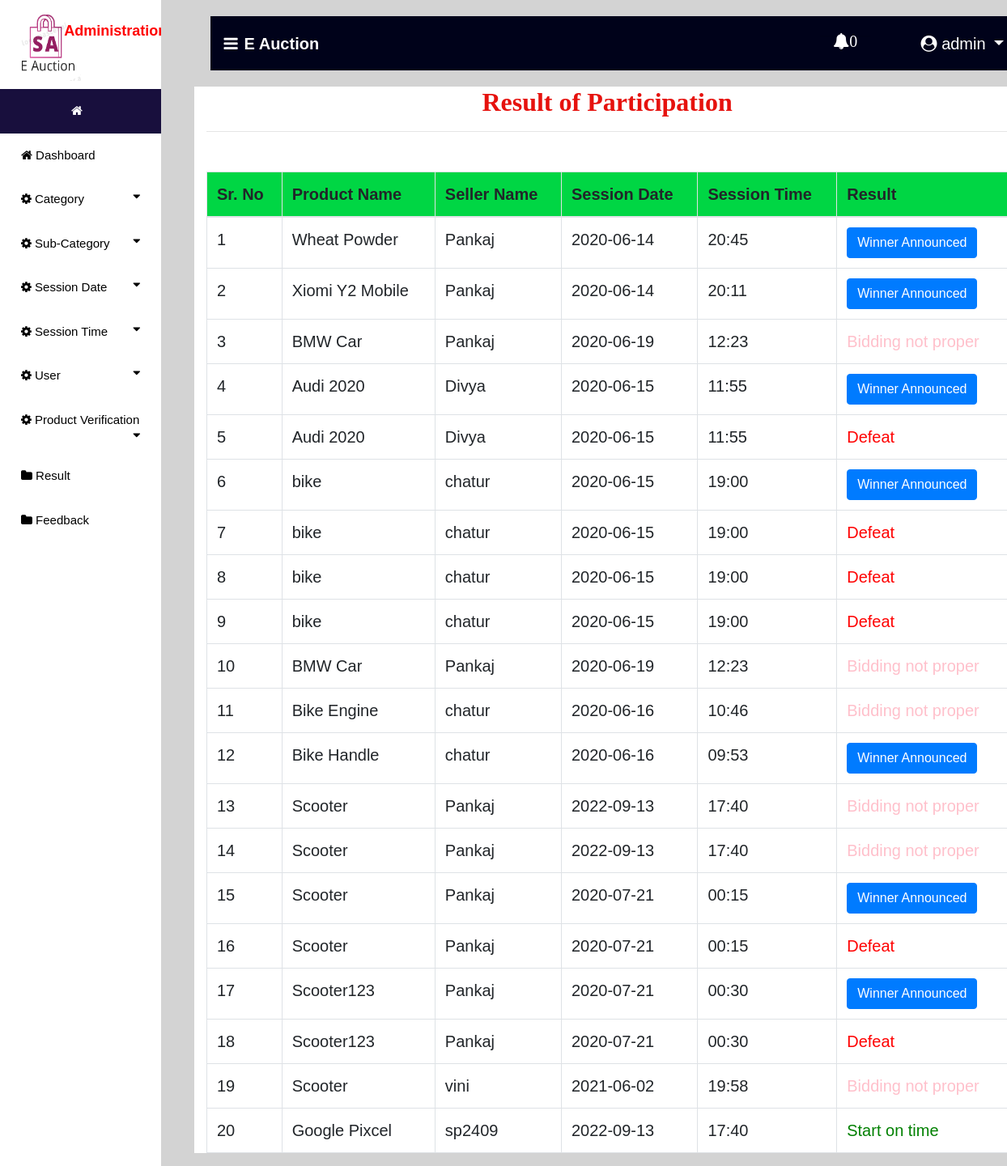
/result (signed in), run on an earlier commit of the app's database.
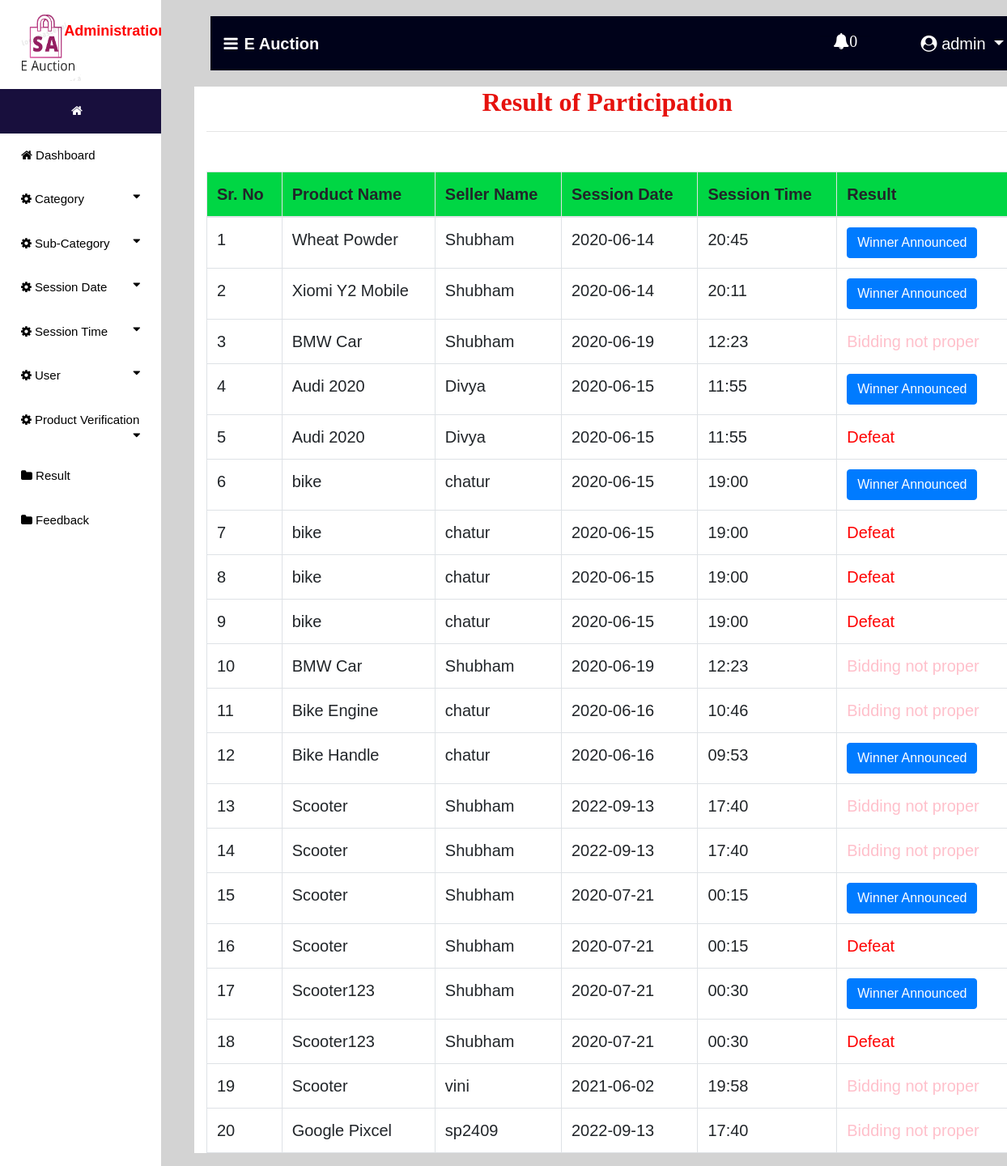
And on a later commit of the database.
### auction/models.py (models this page shows, shortened)
class Participant(models.Model):
    payment = models.ForeignKey(Payment,on_delete=models.CASCADE,null=True)
    new_price = models.IntegerField(null=True)
    result = models.ForeignKey(Result,on_delete=models.CASCADE,null=True)
    user = models.ForeignKey(Bidder,on_delete=models.CASCADE,null=True)
    aucted_product = models.ForeignKey(Aucted_Product,on_delete=models.CASCADE,null=True)
    product = models.ForeignKey(Product,on_delete=models.CASCADE,null=True)

class Aucted_Product(models.Model):
    winner = models.CharField(max_length=100,null=True)
    user = models.ForeignKey(Auction_User,on_delete=models.CASCADE,null=True)
    product = models.ForeignKey(Product,on_delete=models.CASCADE,null=True)

class Auction_User(models.Model):
    user = models.ForeignKey(User,on_delete=models.CASCADE,null=True)
    dob = models.DateField(null=True)
    address = models.CharField(max_length=100,null=True)
    contact = models.CharField(max_length=10,null=True)
    image = models.FileField(null=True)
    membership = models.ForeignKey(Member_fee,on_delete=models.CASCADE,null=True)

class Product(models.Model):
    temp = models.IntegerField(null=True)
    status  =models.ForeignKey(Status,on_delete=models.CASCADE,null=True)
    name = models.CharField(max_length=100,null=True)
    min_price = models.IntegerField(null=True)
    images = models.FileField(null=True)
    session = models.ForeignKey(Session_Time,on_delete=models.CASCADE,null=True)
    category = models.ForeignKey(Sub_Category,on_delete=models.CASCADE,null=True)

class Session_Time(models.Model):
    date = models.ForeignKey(Session_date,on_delete=models.CASCADE,null=True)
    time = models.CharField(max_length=30,null=True)

class Session_date(models.Model):
    date = models.CharField(max_length=30,null=True)

### auction/views.py (the view)
# urls.py: path('result', result, name='result'),
def result(request):
    if not request.user.is_staff:
        return redirect('login_user')
    new2 = new()
    count = 0
    if new2:
        count += 1
    user1 = User.objects.get(id=request.user.id)
    pro=""
    try:
        pro = Bidder.objects.get(user=user1)
        if pro:
            error="pat"
    except:
        pro = Auction_User.objects.get(user=user1)
    error = False
    pro1 = Participant.objects.all()
    d = {'error':error,'pro':pro1,'data':pro,'count':count,'new2':new2}
    return render(request, 'result.html',d)

### auction/views.py (called while the page is built)
def new():
    status = Status.objects.get(status="pending")
    new_pro = Product.objects.filter(status=status)
    return new_pro

### auction/templates/result.html (shortened to what this page needs)
{% extends 'navigation3.html' %}
{% block body1 %}
 <div class="container" style="background:white">
<center><h2 style = "font-family : 'Monotype Corsiva' ; color : #E6120E ; font-weight : bold;margin-top:2%">Result of Participation</h2></center><hr>
<table class="table table-bordered" id="myTable">
  <thead>
  <tr>
    <th>Sr. No</th>
    <th>Product Name</th>
    <th>Seller Name</th>
    <th>Session Date</th>
    <th>Session Time</th>
    <th>Result</th>
  </tr>
  </thead>
   <tbody>
{% for i in pro %}
  <tr>
    <td>{{forloop.counter}}</td>
    <td>{{i.aucted_product.product.name}}</td>
    <td>{{i.aucted_product.user.user.username}}</td>
    <td>{{i.aucted_product.product.session.date.date}}</td>
    <td>{{i.aucted_product.product.session.time}}</td>
      {% if i.result.result == "Winner" %}
      <td><a href="{% url 'winner' i.id %}"><button class="btn btn-primary">
      Winner Announced</button></a></td>
      {% else %}
      {% if i.result.result == "Defeat" %}
        <td style="color:red">Defeat</td>
      {% else %}
      {% if i.result.result == "notproper" %}
        <td style="color:pink">Bidding not proper</td>
      {% else %}
        <td style="color:green">Start on time</td>
      {% endif %}
      {% endif %}
      {% endif %}
  </tr>
   {% endfor %}
    </tbody>
</table>
 </div>
{% endblock %}

What changed in the data, as far as the page shows it:
changed through a linked row, Participant "Wheat Powder": aucted_product.user.user.username "Pankaj" → "Shubham"
changed through a linked row, Participant "Xiomi Y2 Mobile": aucted_product.user.user.username "Pankaj" → "Shubham"
changed through a linked row, Participant (number 3 of 20 on the later page): aucted_product.user.user.username "Pankaj" → "Shubham"
changed through a linked row, Participant (number 10 of 20 on the later page): aucted_product.user.user.username "Pankaj" → "Shubham"
changed through a linked row, Participant (number 13 of 20 on the later page): aucted_product.user.user.username "Pankaj" → "Shubham"
changed through a linked row, Participant (number 14 of 20 on the later page): aucted_product.user.user.username "Pankaj" → "Shubham"
changed through a linked row, Participant (number 15 of 20 on the later page): aucted_product.user.user.username "Pankaj" → "Shubham"
changed through a linked row, Participant (number 16 of 20 on the later page): aucted_product.user.user.username "Pankaj" → "Shubham"
changed through a linked row, Participant (number 17 of 20 on the later page): aucted_product.user.user.username "Pankaj" → "Shubham"
changed through a linked row, Participant (number 18 of 20 on the later page): aucted_product.user.user.username "Pankaj" → "Shubham"
changed Participant "Google Pixcel": result_id "Start on time" → "Bidding not proper"
